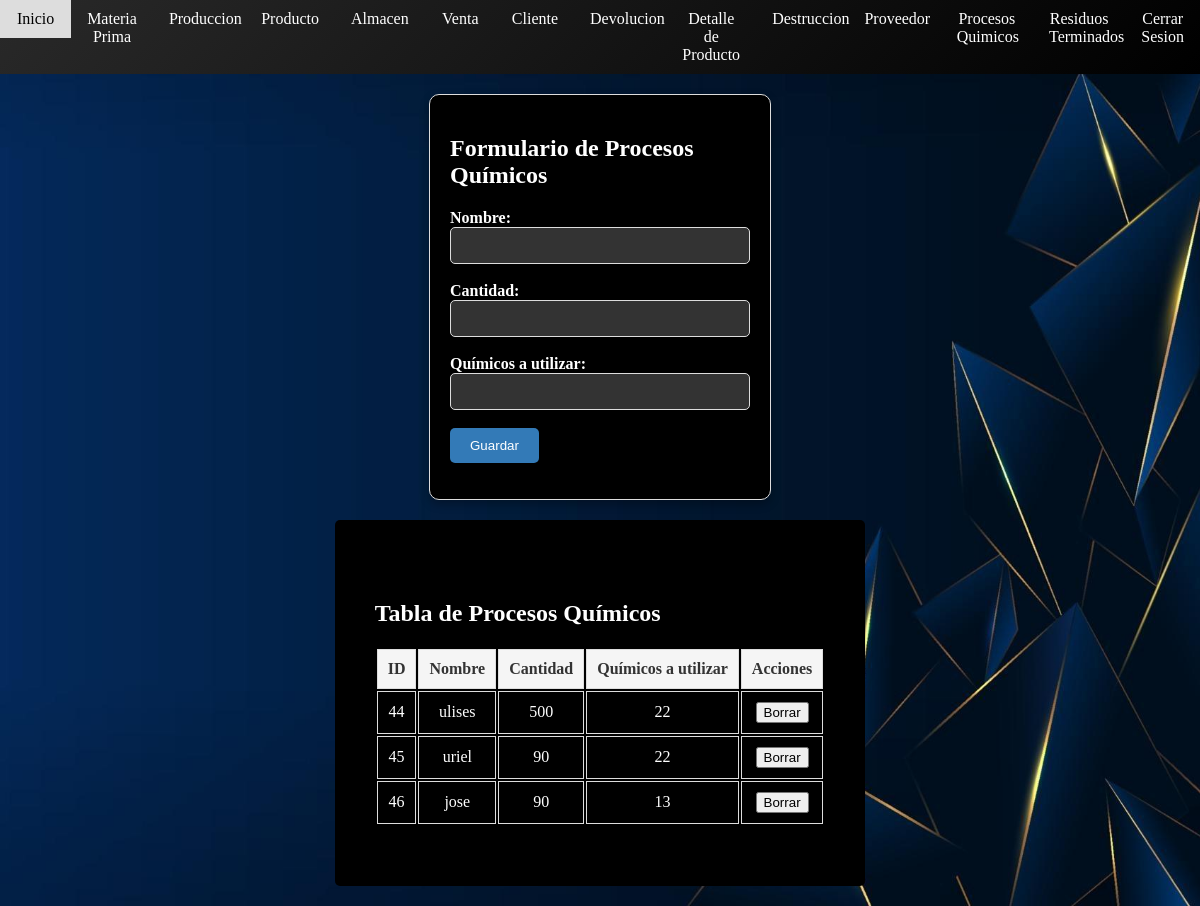
/ProcesosQ.php (signed in), run on the app's committed database.
### tables this page shows
CREATE TABLE `procesos_quimicos` (
  `id` int(11) NOT NULL,
  `nombre` varchar(255) DEFAULT NULL,
  `cantidad` int(11) DEFAULT NULL,
  `quimicos_utilizar` varchar(255) DEFAULT NULL
);

### ProcesosQ.php (the view, shortened to what this page needs)
<link rel="stylesheet" type="text/css" href="assets/css/estilomenu.css">
<body>
       <?php include 'menu.php';
        ?>
   </body>
<!DOCTYPE html>
<html>
<head>
</head>
<div class="form-container">
<body>
    <h2>Formulario de Procesos Químicos</h2>
    <form method="POST">
        <label for="nombre">Nombre:</label>
        <input type="text" name="nombre" id="nombre" required><br><br>
        <label for="cantidad">Cantidad:</label>
        <input type="number" name="cantidad" id="cantidad" required><br><br>
        <label for="quimicos_utilizar">Químicos a utilizar:</label>
        <input type="text" name="quimicos_utilizar" id="quimicos_utilizar" required><br><br>
        <input type="submit" value="Guardar">
    </form>
</body>
    </div>
</html>
<div class="table-container-wrapper">
    <div class="table-container">
<!DOCTYPE html>
<html>
<head>
</head>
<div class="table-container-wrapper">
    <div class="table-container">
<body>
    <h2>Tabla de Procesos Químicos</h2>
    <table>
        <tr>
            <th>ID</th>
            <th>Nombre</th>
            <th>Cantidad</th>
            <th>Químicos a utilizar</th>
            <th>Acciones</th>
        </tr>
        <?php
        $servername = "localhost";
        $username = "ulises";
        $password = "1234";
        $dbname = "gomper2";
        $conn = new mysqli($servername, $username, $password, $dbname);
        $sql = "SELECT * FROM procesos_quimicos";
        $result = $conn->query($sql);
        if ($result->num_rows > 0) {
            while ($row = $result->fetch_assoc()) {
                echo "<tr>";
                echo "<td>" . $row["id"] . "</td>";
                echo "<td>" . $row["nombre"] . "</td>";
                echo "<td>" . $row["cantidad"] . "</td>";
                echo "<td>" . $row["quimicos_utilizar"] . "</td>";
                echo "<td>";
                echo "<button onclick='borrarProceso(" . $row["id"] . ")'>Borrar</button>";
                echo "</td>";
                echo "</tr>";
            }
        } else {
            echo "<tr><td colspan='5'>No se encontraron registros</td></tr>";
        }
        ?>
    </table>
</body>
    </div>
    </div>
</html>

### assets/css/estilomenu.css (style rules this page uses)
body { margin: 0; }

### menu.php (style rules this page uses)
body { background-image: url('assets/images/11.jpg'); background-size: cover; }

### ProcesosQ.php (style rules this page uses)
body { background-image: url('assets/images/11.jpg'); background-size: cover; }
.form-container { background-color: #000000; padding: 20px; border-radius: 5px; color: #ffffff; margin: 20px auto; width: 300px; }
.form-container { background-color: #000000; padding: 20px; border-radius: 10px; color: #ffffff; margin: 20px auto; width: 300px; box-shadow: 0px 4px 10px rgba(0, 0, 0, 0.3); border: 1px solid #dddddd; }
.form-container input[type="submit"] { background-color: #337ab7; color: #ffffff; padding: 10px 20px; border: none; border-radius: 5px; cursor: pointer; transition: background-color 0.3s ease; }
label { font-weight: bold; }
input[type="text"], input[type="number"] { padding: 10px; border: 1px solid #dddddd; border-radius: 5px; width: 100%; background-color: #333333; color: #ffffff; }
h2 { margin-bottom: 20px; font-size: 24px; font-weight: bold; color: #ffffff; }
.table-container-wrapper { background-color: #000000; padding: 20px; border-radius: 5px; margin: 20px auto; width: fit-content; }
.table-container { width: 100%; border-collapse: collapse; background-color: #000000; color: #ffffff; }
.table-container th, .table-container td { padding: 10px; text-align: center; border: 1px solid #dddddd; color: #ffffff; }
.table-container th { background-color: #f5f5f5; color: #333333; }
.table-container td { color: #ffffff; }

### data on the page
procesos_quimicos: id "44", nombre "ulises", cantidad "500", quimicos_utilizar "22"
procesos_quimicos: id "45", nombre "uriel", cantidad "90", quimicos_utilizar "22"
procesos_quimicos: id "46", nombre "jose", cantidad "90", quimicos_utilizar "13"
